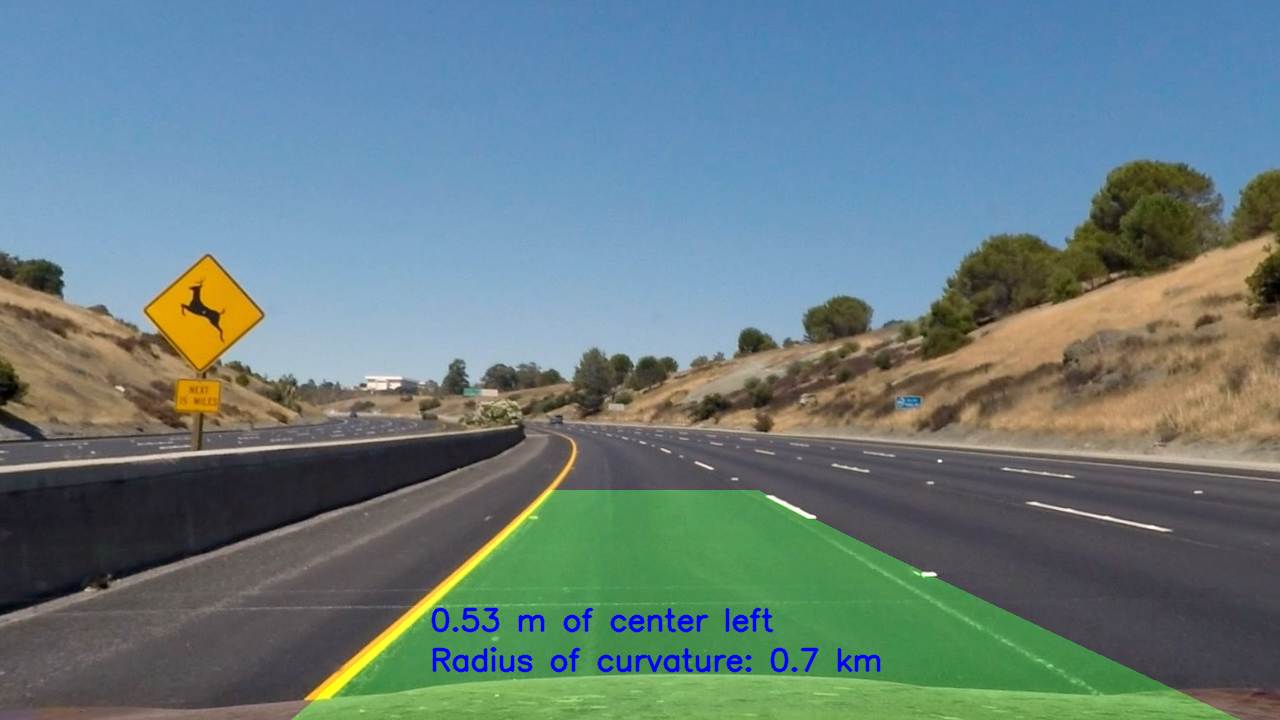
#> input picture Term1/CarND-Advanced-Lane-Lines/output_images/binary_combo.png, 1280 x 720 px
$ python window_search.py   (older library calls are emulated)
#> lines starting #> are read from the running program, lines starting #| are printed output that depends on the picture
import cv2

import matplotlib.image as mpimg
import matplotlib.pyplot as plt
import numpy as np


# [81 lines left out: functions window_mask, find_window_centroids_convolutions, window_search, not called in this run]


def find_window_by_histogram(binary_warped, is_test=False):
    # Assuming you have created a warped binary image called "binary_warped"
    # Take a histogram of the bottom half of the image
    histogram = np.sum(binary_warped[int(binary_warped.shape[0] / 2):, :], axis=0)
    # Create an output image to draw on and  visualize the result
    out_img = np.dstack((binary_warped, binary_warped, binary_warped)) * 255
    # Find the peak of the left and right halves of the histogram
    # These will be the starting point for the left and right lines
    midpoint = np.int(histogram.shape[0] / 2)
    leftx_base = np.argmax(histogram[:midpoint])
    rightx_base = np.argmax(histogram[midpoint:]) + midpoint

    # Choose the number of sliding windows
    nwindows = 9
    # Set height of windows
    window_height = np.int(binary_warped.shape[0] / nwindows)
    # Identify the x and y positions of all nonzero pixels in the image
    nonzero = binary_warped.nonzero()
    nonzeroy = np.array(nonzero[0])
    nonzerox = np.array(nonzero[1])
    # Current positions to be updated for each window
    leftx_current = leftx_base
    rightx_current = rightx_base
    # Set the width of the windows +/- margin
    margin = 100
    # Set minimum number of pixels found to recenter window
    minpix = 50
    # Create empty lists to receive left and right lane pixel indices
    left_lane_inds = []
    right_lane_inds = []

    # Step through the windows one by one
    for window in range(nwindows):
        # Identify window boundaries in x and y (and right and left)
        win_y_low = binary_warped.shape[0] - (window + 1) * window_height
        win_y_high = binary_warped.shape[0] - window * window_height
        win_xleft_low = leftx_current - margin
        win_xleft_high = leftx_current + margin
        win_xright_low = rightx_current - margin
        win_xright_high = rightx_current + margin
        # Draw the windows on the visualization image
        cv2.rectangle(out_img, (win_xleft_low, win_y_low), (win_xleft_high, win_y_high), (0, 255, 0), 2)
        cv2.rectangle(out_img, (win_xright_low, win_y_low), (win_xright_high, win_y_high), (0, 255, 0), 2)
        # Identify the nonzero pixels in x and y within the window
        good_left_inds = ((nonzeroy >= win_y_low) & (nonzeroy < win_y_high) & (nonzerox >= win_xleft_low) & (
            nonzerox < win_xleft_high)).nonzero()[0]
        good_right_inds = ((nonzeroy >= win_y_low) & (nonzeroy < win_y_high) & (nonzerox >= win_xright_low) & (
            nonzerox < win_xright_high)).nonzero()[0]
        # Append these indices to the lists
        left_lane_inds.append(good_left_inds)
        right_lane_inds.append(good_right_inds)
        # If you found > minpix pixels, recenter next window on their mean position
        if len(good_left_inds) > minpix:
            leftx_current = np.int(np.mean(nonzerox[good_left_inds]))
        if len(good_right_inds) > minpix:
            rightx_current = np.int(np.mean(nonzerox[good_right_inds]))

    # Concatenate the arrays of indices
    left_lane_inds = np.concatenate(left_lane_inds)
    right_lane_inds = np.concatenate(right_lane_inds)

    # Extract left and right line pixel positions
    leftx = nonzerox[left_lane_inds]
    lefty = nonzeroy[left_lane_inds]
    rightx = nonzerox[right_lane_inds]
    righty = nonzeroy[right_lane_inds]

    # Fit a second order polynomial to each
    left_fit = np.polyfit(lefty, leftx, 2)
    right_fit = np.polyfit(righty, rightx, 2)

    # Generate x and y values for plotting
    ploty = np.linspace(0, binary_warped.shape[0] - 1, binary_warped.shape[0])
    left_fitx = left_fit[0] * ploty ** 2 + left_fit[1] * ploty + left_fit[2]
    right_fitx = right_fit[0] * ploty ** 2 + right_fit[1] * ploty + right_fit[2]

    if is_test:
        out_img[nonzeroy[left_lane_inds], nonzerox[left_lane_inds]] = [255, 0, 0]
        out_img[nonzeroy[right_lane_inds], nonzerox[right_lane_inds]] = [0, 0, 255]
        plt.imshow(out_img)
        plt.plot(left_fitx, ploty, color='yellow')
        plt.plot(right_fitx, ploty, color='yellow')
        plt.xlim(0, 1280)
        plt.ylim(720, 0)
        plt.show()

    return ploty, left_fit, right_fit, left_fitx, right_fitx


def _visualize_result(nonzerox, nonzeroy, binary_warped, left_lane_inds, right_lane_inds, left_fitx, right_fitx):
    # Create an image to draw on and an image to show the selection window
    out_img = np.dstack((binary_warped, binary_warped, binary_warped)) * 255
    window_img = np.zeros_like(out_img)
    # Color in left and right line pixels
    out_img[nonzeroy[left_lane_inds], nonzerox[left_lane_inds]] = [255, 0, 0]
    out_img[nonzeroy[right_lane_inds], nonzerox[right_lane_inds]] = [0, 0, 255]

    # Generate a polygon to illustrate the search window area
    # And recast the x and y points into usable format for cv2.fillPoly()
    left_line_window1 = np.array([np.transpose(np.vstack([left_fitx - margin, ploty]))])
    left_line_window2 = np.array([np.flipud(np.transpose(np.vstack([left_fitx + margin, ploty])))])
    left_line_pts = np.hstack((left_line_window1, left_line_window2))
    right_line_window1 = np.array([np.transpose(np.vstack([right_fitx - margin, ploty]))])
    right_line_window2 = np.array([np.flipud(np.transpose(np.vstack([right_fitx + margin, ploty])))])
    right_line_pts = np.hstack((right_line_window1, right_line_window2))

    # Draw the lane onto the warped blank image
    cv2.fillPoly(window_img, np.int_([left_line_pts]), (0, 255, 0))
    cv2.fillPoly(window_img, np.int_([right_line_pts]), (0, 255, 0))
    result = cv2.addWeighted(out_img, 1, window_img, 0.3, 0)
    plt.imshow(result)
    plt.plot(left_fitx, ploty, color='yellow')
    plt.plot(right_fitx, ploty, color='yellow')
    plt.xlim(0, 1280)
    plt.ylim(720, 0)
    plt.show()


def find_lines(binary_warped, left_fit, right_fit, is_test=False):
    """
    This function is used to test the find lanes
    :param binary_warped:
    :param left_fit:
    :param right_fit:
    :param is_test:
    :return:
    """
    nonzero = binary_warped.nonzero()
    nonzeroy = np.array(nonzero[0])
    nonzerox = np.array(nonzero[1])
    margin = 100
    left_lane_inds = ((nonzerox > (left_fit[0] * (nonzeroy ** 2) + left_fit[1] * nonzeroy + left_fit[2] - margin)) & (
        nonzerox < (left_fit[0] * (nonzeroy ** 2) + left_fit[1] * nonzeroy + left_fit[2] + margin)))
    right_lane_inds = (
        (nonzerox > (right_fit[0] * (nonzeroy ** 2) + right_fit[1] * nonzeroy + right_fit[2] - margin)) & (
            nonzerox < (right_fit[0] * (nonzeroy ** 2) + right_fit[1] * nonzeroy + right_fit[2] + margin)))

    # Again, extract left and right line pixel positions
    leftx = nonzerox[left_lane_inds]
    lefty = nonzeroy[left_lane_inds]
    rightx = nonzerox[right_lane_inds]
    righty = nonzeroy[right_lane_inds]
    # Fit a second order polynomial to each
    left_fit = np.polyfit(lefty, leftx, 2)
    right_fit = np.polyfit(righty, rightx, 2)
    # Generate x and y values for plotting
    ploty = np.linspace(0, binary_warped.shape[0] - 1, binary_warped.shape[0])
    left_fitx = left_fit[0] * ploty ** 2 + left_fit[1] * ploty + left_fit[2]
    right_fitx = right_fit[0] * ploty ** 2 + right_fit[1] * ploty + right_fit[2]
    if is_test:
        _visualize_result(nonzerox, nonzeroy, binary_warped, left_lane_inds, right_lane_inds, left_fitx, right_fitx)


# TODO There are too many magic numbers on this method
# [58 lines left out: functions measure_curvature, fit_with_previous_frame, not called in this run]


if __name__ == '__main__':
    # Read in a thresholded image
    original = mpimg.imread('./output_images/binary_combo.png', cv2.IMREAD_GRAYSCALE)
#> original is the input picture: shape (720, 1280, 4) float32; mean R, G, B, A 0.406, 0.494, 0.5, 1
    warped = original[:, :, 0]
    plt.imshow(warped)
    # plt.show()
    # window settings
    window_width = 50
    window_height = 80  # Break image into 9 vertical layers since image height is 720
    margin = 100  # How much to slide left and right for searching
    # window_search(warped, window_width, window_height, margin)
    ploty, left_fit, right_fit, left_fitx, right_fitx = find_window_by_histogram(warped, is_test=True)
#> in find_window_by_histogram, `histogram = np.sum(binary_warped[int(binary_warped.shape[0] / 2):, :],..`: histogram = 1280 values, max 154.8 at index 376, min 92.05 at index 6, mean 133.7
#> in find_window_by_histogram, `leftx_base = np.argmax(histogram[:midpoint])`: leftx_base = 376
#> in find_window_by_histogram, `rightx_base = np.argmax(histogram[midpoint:]) + midpoint`: rightx_base = 1214
#> in find_window_by_histogram, `nonzero = binary_warped.nonzero()`: nonzero = 917515 positions, rows 0 to 719, columns 0 to 1279
#> in find_window_by_histogram, `leftx_current = leftx_base`: leftx_current = 376
#> in find_window_by_histogram, `rightx_current = rightx_base`: rightx_current = 1214
#> the loop in find_window_by_histogram, `for window in range(nwindows):` made 9 passes
#> (win_xleft_low, win_xleft_high, win_xright_low, win_xright_high, leftx_current, rightx_current) on passes 1 to 9: (276, 476, 1114, 1314, 373, 1196), (273, 473, 1096, 1296, 371, 1187), (271, 471, 1087, 1287, 370, 1183), (270, 470, 1083, 1283, 369, 1181), (269, 469, 1081, 1281, 368, 1180), (268, 468, 1080, 1280, 367, 1179), (267, 467, 1079, 1279, 366, 1178), (266, 466, 1078, 1278, 365, 1177), (265, 465, 1077, 1277, 364, 1176)
#> after the loop in find_window_by_histogram, `for window in range(nwindows):`:
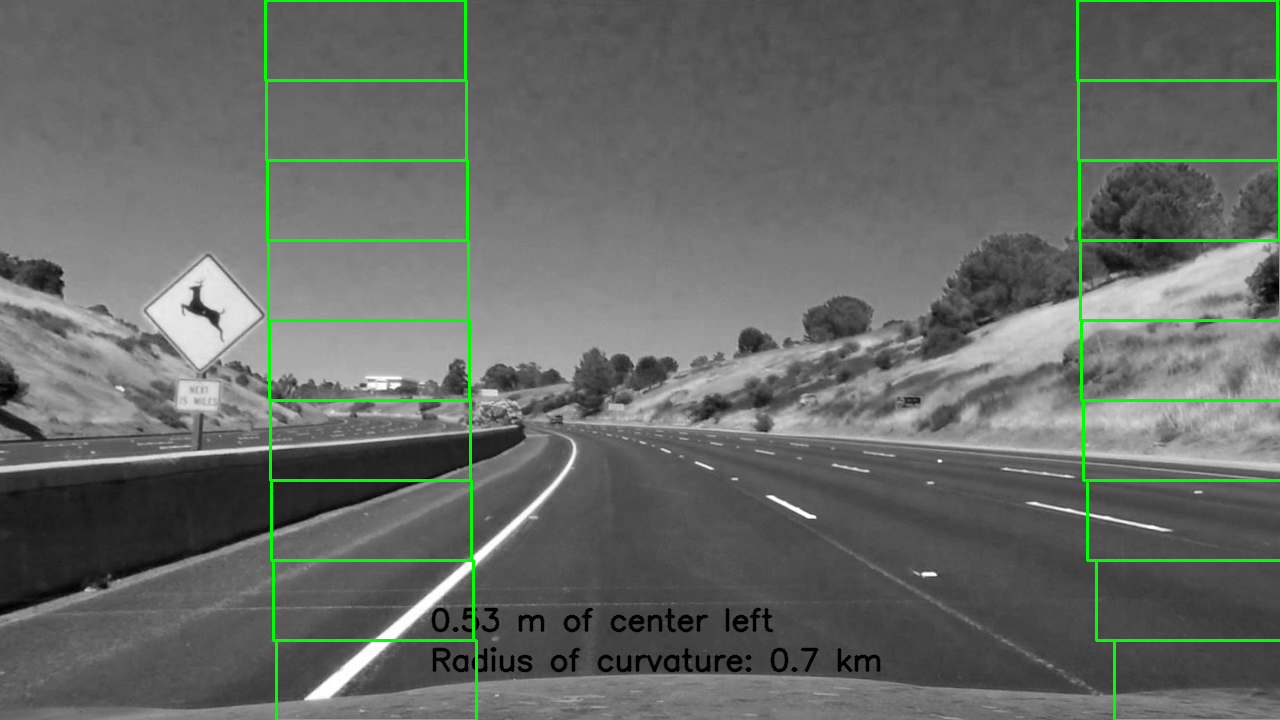
#> out_img: shape (720, 1280, 3) float32; mean of channels 0, 1, 2 101.4, 106.3, 101.4; drawn as R, G, B
#> after the loop in find_window_by_histogram, `for window in range(nwindows):`: left_lane_inds = 9 items
#> in find_window_by_histogram, `left_fit = np.polyfit(lefty, leftx, 2)`: left_fit = [6.62e-06, 0.00863, 364.4]
#> in find_window_by_histogram, `right_fit = np.polyfit(righty, rightx, 2)`: right_fit = [5.82e-05, -0.0173, 1178.4]
#> in find_window_by_histogram, `left_fitx = left_fit[0] * ploty ** 2 + left_fit[1] * ploty + left_fit[2]`: left_fitx = 720 values from 364.4 to 374
#> in find_window_by_histogram, `right_fitx = right_fit[0] * ploty ** 2 + right_fit[1] * ploty + right_..`: right_fitx = 720 values, max 1196 at index 719, min 1177.1 at index 149, mean 1182.2
#> in find_window_by_histogram, `plt.show()`:
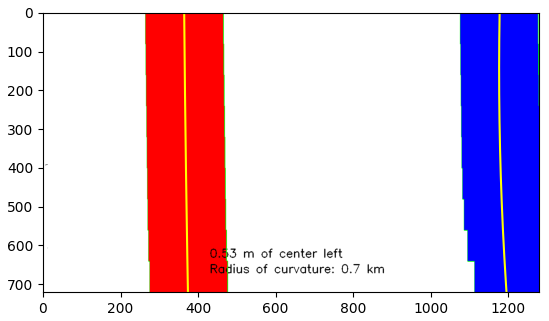
#> figure drawn by matplotlib, 1 panel
#> ploty = 720 values from 0 to 719; left_fit = [6.62e-06, 0.00863, 364.4]; right_fit = [5.82e-05, -0.0173, 1178.4]; left_fitx = 720 values from 364.4 to 374
    find_lines(warped, left_fit, right_fit, is_test=True)
#> in find_lines, `nonzero = binary_warped.nonzero()`: nonzero = 917515 positions, rows 0 to 719, columns 0 to 1279
#> in find_lines, `left_fit = np.polyfit(lefty, leftx, 2)`: left_fit = [-1.43e-06, 0.0124, 364.1]
#> in find_lines, `right_fit = np.polyfit(righty, rightx, 2)`: right_fit = [2.79e-05, -0.0061, 1177.8]
#> in find_lines, `left_fitx = left_fit[0] * ploty ** 2 + left_fit[1] * ploty + left_fit[2]`: left_fitx = 720 values from 364.1 to 372.3
#> in find_lines, `right_fitx = right_fit[0] * ploty ** 2 + right_fit[1] * ploty + right_..`: right_fitx = 720 values, max 1187.9 at index 719, min 1177.5 at index 109, mean 1180.5
#> in _visualize_result, `out_img[nonzeroy[right_lane_inds], nonzerox[right_lane_inds]] = [0, 0,..`:
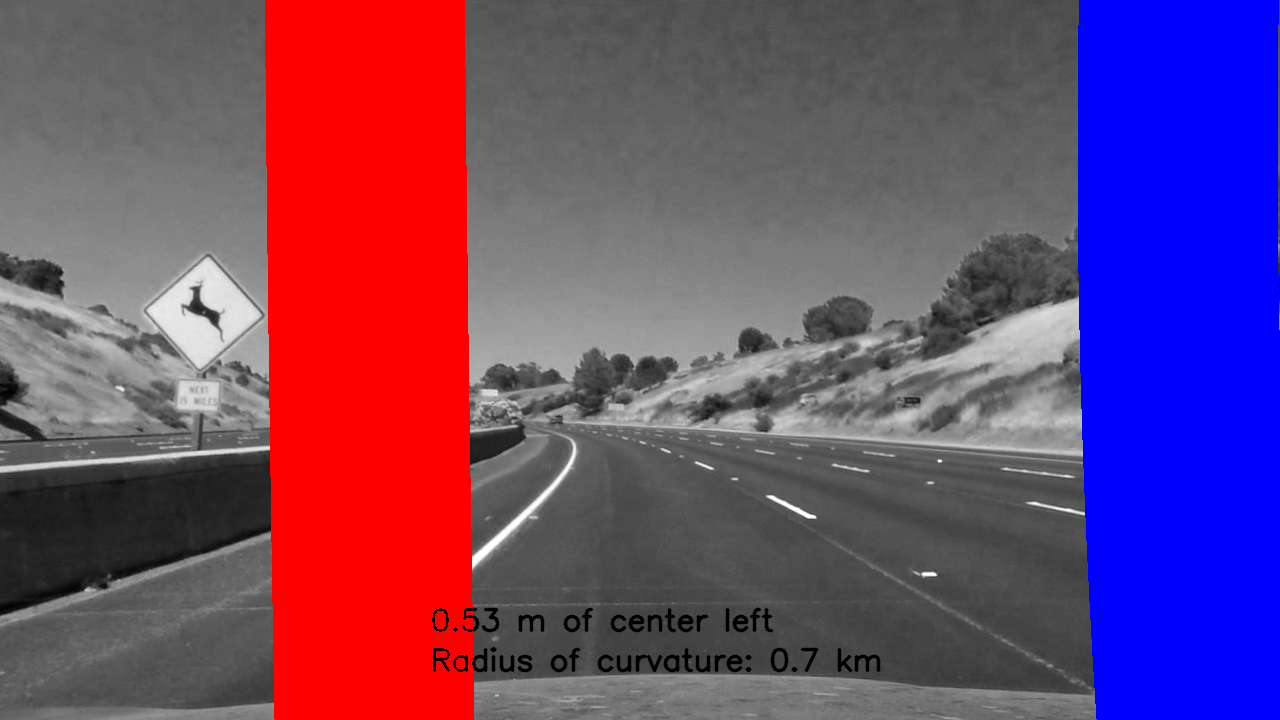
#> out_img: shape (720, 1280, 3) float32; mean of channels 0, 1, 2 110.2, 70.4, 109.6; drawn as R, G, B
#> in _visualize_result, `left_line_window1 = np.array([np.transpose(np.vstack([left_fitx - marg..`: left_line_window1 = 720 pairs, first value 264.1 to 272.3, second value 0 to 719
#> in _visualize_result, `left_line_window2 = np.array([np.flipud(np.transpose(np.vstack([left_f..`: left_line_window2 = 720 pairs, first value 464.1 to 472.3, second value 0 to 719
#> in _visualize_result, `left_line_pts = np.hstack((left_line_window1, left_line_window2))`: left_line_pts = 1440 pairs, first value 264.1 to 472.3, second value 0 to 719
#> in _visualize_result, `right_line_window1 = np.array([np.transpose(np.vstack([right_fitx - ma..`: right_line_window1 = 720 pairs, first value 1077.5 to 1087.9, second value 0 to 719
#> in _visualize_result, `right_line_window2 = np.array([np.flipud(np.transpose(np.vstack([right..`: right_line_window2 = 720 pairs, first value 1277.5 to 1287.9, second value 0 to 719
#> in _visualize_result, `right_line_pts = np.hstack((right_line_window1, right_line_window2))`: right_line_pts = 1440 pairs, first value 1077.5 to 1287.9, second value 0 to 719
#> in _visualize_result, `cv2.fillPoly(window_img, np.int_([right_line_pts]), (0, 255, 0))`:
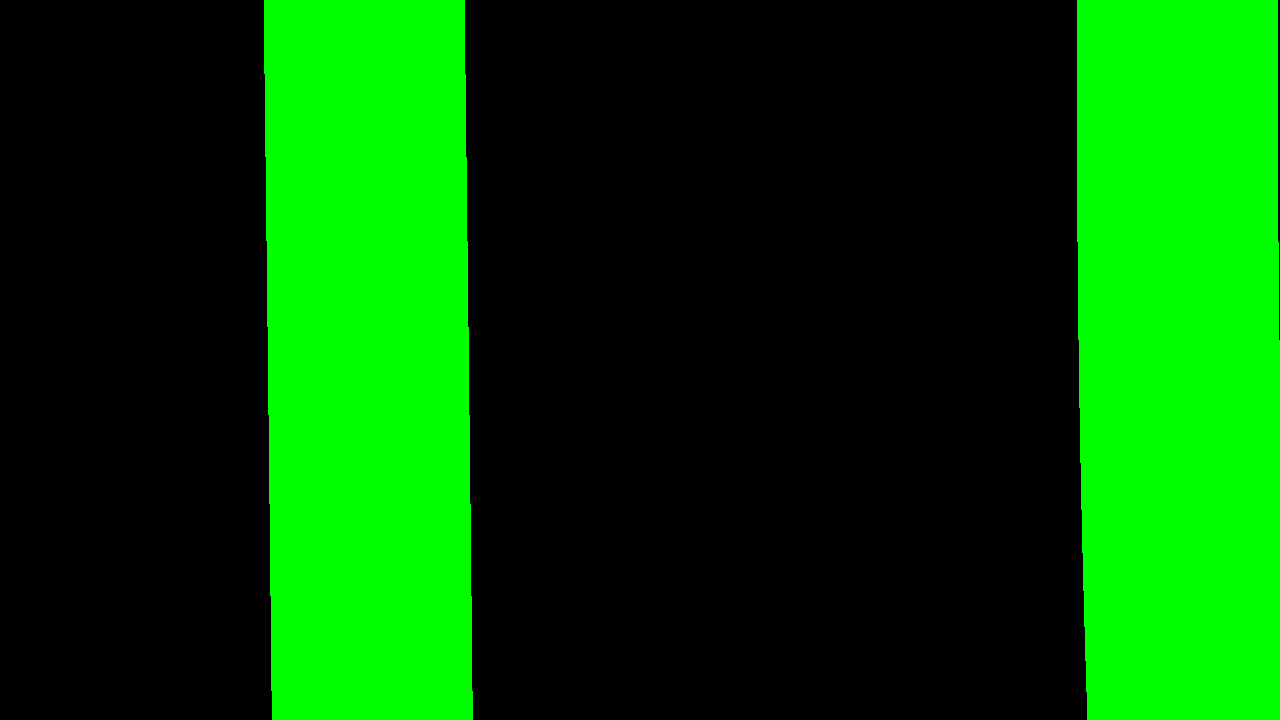
#> window_img: shape (720, 1280, 3) float32; mean of channels 0, 1, 2 0, 80, 0; drawn as R, G, B
#> in _visualize_result, `result = cv2.addWeighted(out_img, 1, window_img, 0.3, 0)`:
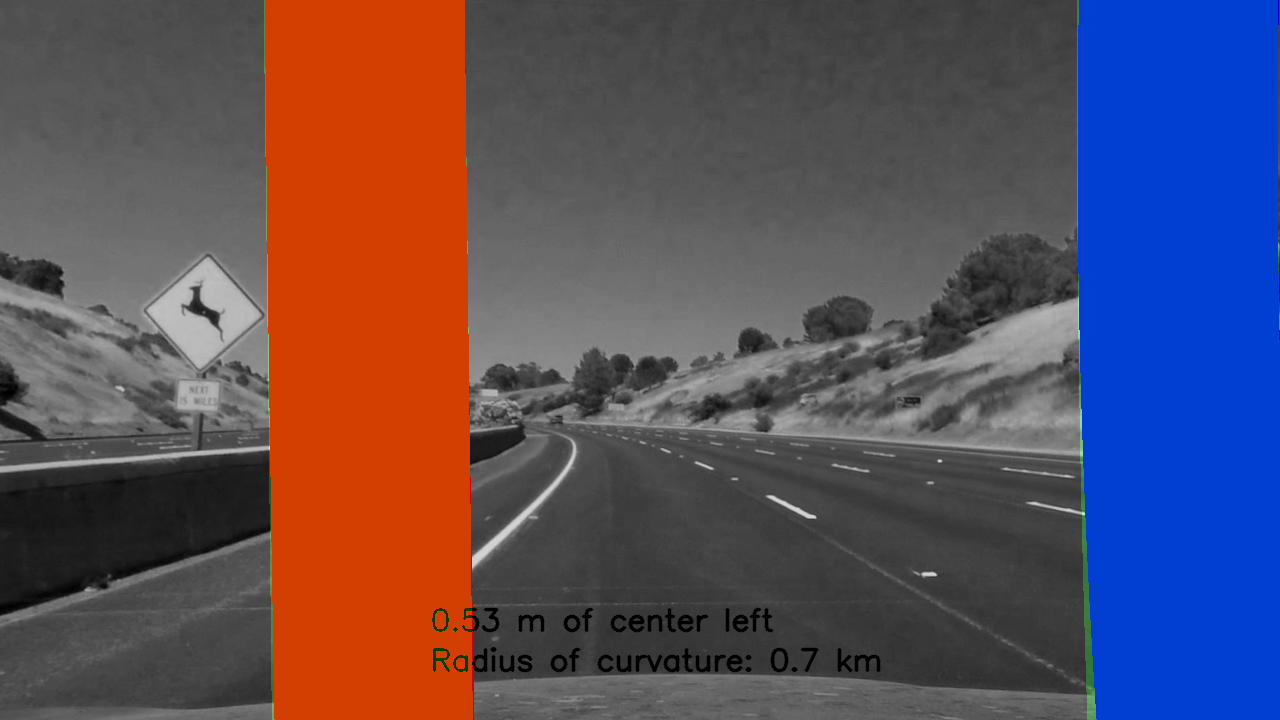
#> result: shape (720, 1280, 3) float32; mean of channels 0, 1, 2 110.2, 94.5, 109.6; drawn with min black and max white
#> in _visualize_result, `plt.show()`:
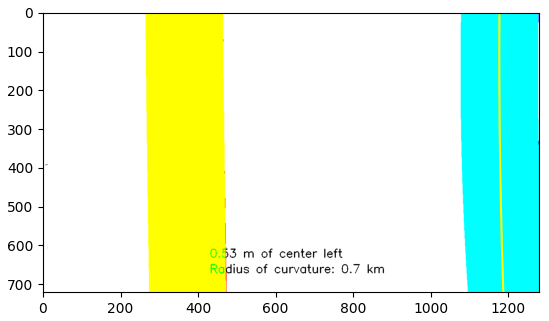
#> figure drawn by matplotlib, 1 panel
#> (the run stopped early here; a loop or call above may not have finished)
